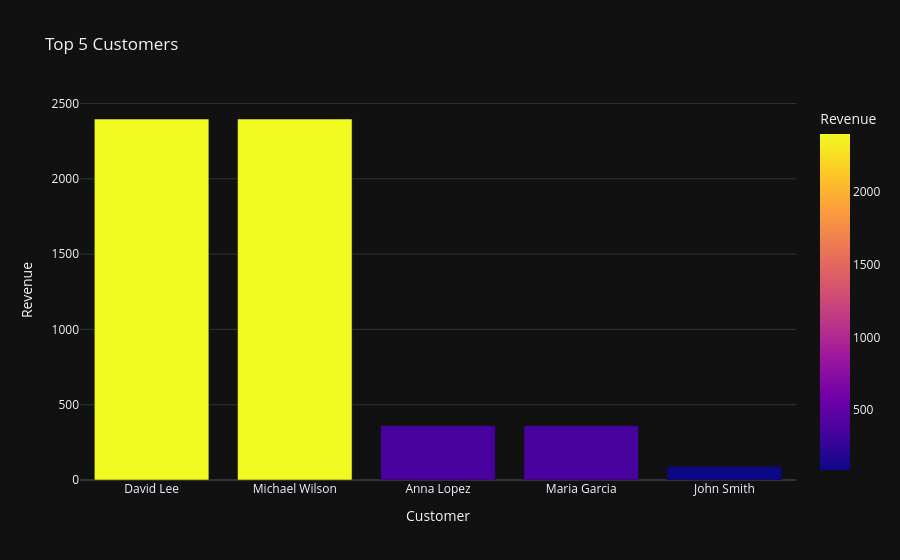

Notebook code for this chart:
### Code cell
fig_customers = px.bar(
    df.groupby("Customer")["Revenue"].sum().sort_values(ascending=False).head(5).reset_index(),
    x="Customer", y="Revenue",
    title="Top 5 Customers",
    color="Revenue",
    template="plotly_dark"
)
fig_customers.show()

### Figure 1 — Plotly figure (JSON) as saved in the notebook; plotly's stock layout.template omitted (floating-point values rounded to 4 significant figures)
{"data": [{"hovertemplate": "Customer=%{x}<br>Revenue=%{marker.color}<extra></extra>", "legendgroup": "", "marker": {"color": [2397.0, 2397.0, 360.0, 360.0, 89.97], "coloraxis": "coloraxis", "pattern": {"shape": ""}}, "name": "", "orientation": "v", "showlegend": false, "textposition": "auto", "type": "bar", "x": ["David Lee", "Michael Wilson", "Anna Lopez", "Maria Garcia", "John Smith"], "xaxis": "x", "y": [2397.0, 2397.0, 360.0, 360.0, 89.97], "yaxis": "y"}], "layout": {"barmode": "relative", "coloraxis": {"colorbar": {"title": {"text": "Revenue"}}, "colorscale": [[0, "#0d0887"], [0.1111, "#46039f"], [0.2222, "#7201a8"], [0.3333, "#9c179e"], [0.4444, "#bd3786"], [0.5556, "#d8576b"], [0.6667, "#ed7953"], [0.7778, "#fb9f3a"], [0.8889, "#fdca26"], [1, "#f0f921"]]}, "legend": {"tracegroupgap": 0}, "title": {"text": "Top 5 Customers"}, "xaxis": {"anchor": "y", "domain": [0, 1], "title": {"text": "Customer"}}, "yaxis": {"anchor": "x", "domain": [0, 1], "title": {"text": "Revenue"}}}}
